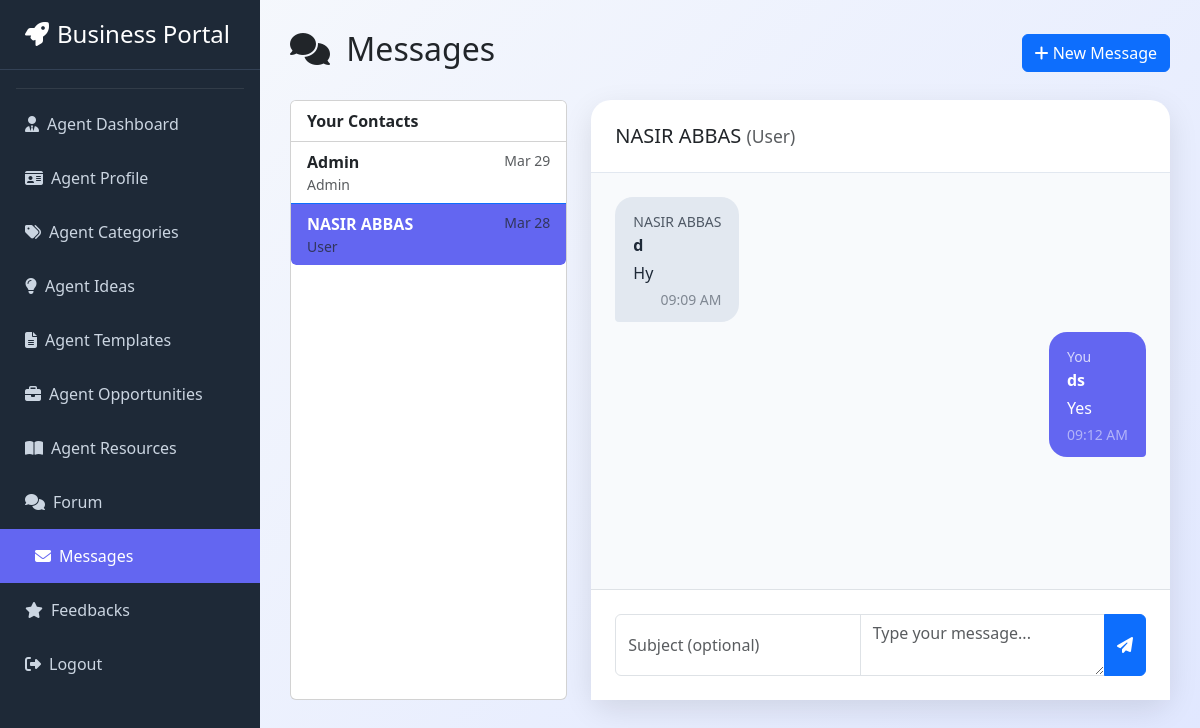
Page /agent/agent_messages.php?user_id=1 (signed in) on the committed database.
### tables this page shows
CREATE TABLE `users` (
  `id` int(11) NOT NULL,
  `full_name` varchar(150) NOT NULL,
  `email` varchar(191) NOT NULL,
  `password_hash` varchar(255) NOT NULL,
  `role` enum('user','agent','admin') NOT NULL DEFAULT 'user',
  `status` enum('active','inactive','banned') NOT NULL DEFAULT 'active',
  `phone` varchar(20) DEFAULT NULL,
  `created_at` timestamp NOT NULL DEFAULT current_timestamp(),
  `updated_at` timestamp NOT NULL DEFAULT current_timestamp() ON UPDATE current_timestamp()
);

CREATE TABLE `private_messages` (
  `id` int(11) NOT NULL,
  `sender_id` int(11) NOT NULL,
  `receiver_id` int(11) NOT NULL,
  `subject` varchar(255) DEFAULT NULL,
  `body` text NOT NULL,
  `created_at` timestamp NOT NULL DEFAULT current_timestamp()
);

### agent/agent_messages.php (the view, shortened to what this page needs)
<?php
include 'config.php';
$agent_id = $_SESSION['user_id'];
$selected_user_id = isset($_GET['user_id']) ? (int)$_GET['user_id'] : 0;
$contacts_sql = "SELECT DISTINCT u.id, u.full_name, u.role,
                        MAX(pm.created_at) as last_message_time
                 FROM users u
                 LEFT JOIN private_messages pm
                    ON (pm.sender_id = u.id AND pm.receiver_id = $agent_id)
                    OR (pm.sender_id = $agent_id AND pm.receiver_id = u.id)
                 WHERE u.id != $agent_id
                 GROUP BY u.id, u.full_name, u.role
                 ORDER BY last_message_time DESC, u.full_name ASC";
$contacts_result = mysqli_query($conn, $contacts_sql);
$messages = [];
$selected_user = null;
if ($selected_user_id > 0) {
    $user_sql = "SELECT id, full_name, role FROM users WHERE id = $selected_user_id";
    $user_result = mysqli_query($conn, $user_sql);
    $selected_user = mysqli_fetch_assoc($user_result);
    $msg_sql = "SELECT pm.*, u.full_name AS sender_name
                FROM private_messages pm
                JOIN users u ON u.id = pm.sender_id
                WHERE (pm.sender_id = $agent_id AND pm.receiver_id = $selected_user_id)
                   OR (pm.sender_id = $selected_user_id AND pm.receiver_id = $agent_id)
                ORDER BY pm.created_at ASC";
    $msg_result = mysqli_query($conn, $msg_sql);
    while ($row = mysqli_fetch_assoc($msg_result)) {
        $messages[] = $row;
    }
}
?>
<!DOCTYPE html>
<html lang="en">
<head>
    <link href="https://cdn.jsdelivr.net/npm/bootstrap@5.3.3/dist/css/bootstrap.min.css" rel="stylesheet">
    <link href="https://cdnjs.cloudflare.com/ajax/libs/font-awesome/6.5.0/css/all.min.css" rel="stylesheet">
</head>
<body>
<?php include 'sidebar.php'; ?>
<div class="main-content">
    <div class="d-flex justify-content-between align-items-center mb-4">
        <h2><i class="fas fa-comments me-2"></i> Messages</h2>
        <button class="btn btn-primary btn-action" data-bs-toggle="modal" data-bs-target="#newMessageModal">
            <i class="fas fa-plus"></i> New Message
        </button>
    </div>
    <div class="row">
        <div class="col-md-4">
            <div class="card h-100">
                <div class="card-header bg-white">
                    <strong>Your Contacts</strong>
                </div>
                <div class="contacts-list list-group list-group-flush">
                    <?php if (mysqli_num_rows($contacts_result) > 0): ?>
                        <?php while ($contact = mysqli_fetch_assoc($contacts_result)): ?>
                            <a href="agent_messages.php?user_id=<?= $contact['id'] ?>"
                               class="list-group-item list-group-item-action contact-item <?= ($selected_user_id == $contact['id']) ? 'active' : '' ?>">
                                <div class="d-flex justify-content-between">
                                    <div>
                                        <strong><?= htmlspecialchars($contact['full_name']) ?></strong>
                                        <small class="d-block text-muted"><?= ucfirst($contact['role']) ?></small>
                                    </div>
                                    <?php if ($contact['last_message_time']): ?>
                                        <small class="text-muted"><?= date('M d', strtotime($contact['last_message_time'])) ?></small>
                                    <?php endif; ?>
                                </div>
                            </a>
                        <?php endwhile; ?>
                    <?php else: ?>
                        <div class="p-4 text-center text-muted">No conversations yet</div>
                    <?php endif; ?>
                </div>
            </div>
        </div>
        <div class="col-md-8">
            <div class="chat-container">
                <?php if ($selected_user): ?>
                    <div class="chat-header p-4">
                        <h5 class="mb-0">
                            <?= htmlspecialchars($selected_user['full_name']) ?>
                            <small class="text-muted">(<?= ucfirst($selected_user['role']) ?>)</small>
                        </h5>
                    </div>
                    <div class="flex-grow-1 p-4 overflow-auto" style="background: #f8fafc;">
                        <?php if (!empty($messages)): ?>
                            <?php foreach ($messages as $msg): ?>
                                <div class="d-flex <?= ($msg['sender_id'] == $agent_id) ? 'justify-content-end' : 'justify-content-start' ?>">
                                    <div class="message-bubble <?= ($msg['sender_id'] == $agent_id) ? 'message-sent' : 'message-received' ?>">
                                        <small class="opacity-75">
                                            <?= ($msg['sender_id'] == $agent_id) ? 'You' : htmlspecialchars($msg['sender_name']) ?>
                                        </small>
                                        <?php if (!empty($msg['subject'])): ?>
                                            <p class="mb-1 fw-bold"><?= htmlspecialchars($msg['subject']) ?></p>
                                        <?php endif; ?>
                                        <p class="mb-0"><?= nl2br(htmlspecialchars($msg['body'])) ?></p>
                                        <small class="opacity-50 d-block text-end mt-1">
                                            <?= date('h:i A', strtotime($msg['created_at'])) ?>
                                        </small>
                                    </div>
                                </div>
                            <?php endforeach; ?>
                        <?php endif; ?>
                    </div>
                    <div class="p-4 border-top bg-white">
                        <form method="POST" action="send_message.php">
                            <div class="input-group">
                                <input type="text" name="subject" class="form-control" placeholder="Subject (optional)">
                                <textarea name="body" class="form-control" rows="2" placeholder="Type your message..." required></textarea>
                                <button type="submit" class="btn btn-primary">
                                    <i class="fas fa-paper-plane"></i>
                                </button>
                            </div>
                        </form>
                    </div>
                <?php endif; ?>
            </div>
        </div>
    </div>
</div>
</body>
</html>

### agent/agent_messages.php (style rules this page uses)
body { background: linear-gradient(135deg, #f8fafc 0%, #e0e7ff 100%); min-height: 100vh; margin-left: 260px; }
.main-content { padding: 30px; }
.chat-container { background: white; border-radius: 20px; box-shadow: 0 10px 30px rgba(0,0,0,0.1); height: 75vh; display: flex; flex-direction: column; }
.contacts-list { max-height: 75vh; overflow-y: auto; }
.contact-item { transition: all 0.2s; }
.contact-item:hover, .contact-item.active { background: #6366f1; color: white; }
.message-bubble { max-width: 75%; padding: 12px 18px; border-radius: 18px; margin-bottom: 10px; }
.message-sent { background: #6366f1; color: white; align-self: flex-end; border-bottom-right-radius: 4px; }
.message-received { background: #e2e8f0; color: #1e2937; align-self: flex-start; border-bottom-left-radius: 4px; }
.chat-header { border-bottom: 1px solid #e2e8f0; }

### agent/sidebar.php (style rules this page uses)
:root { --primary: #6366f1; --dark: #1e2937; }

### rows in the picture
users: full_name "Admin", role "Admin", last_message_time "Mar 29"
users: full_name "NASIR ABBAS", role "User", last_message_time "Mar 28"
private_messages: sender.full_name "NASIR ABBAS", subject "d", body "Hy", created_at "09:09 AM"
private_messages: shows "You", subject "ds", body "Yes", created_at "09:12 AM"
